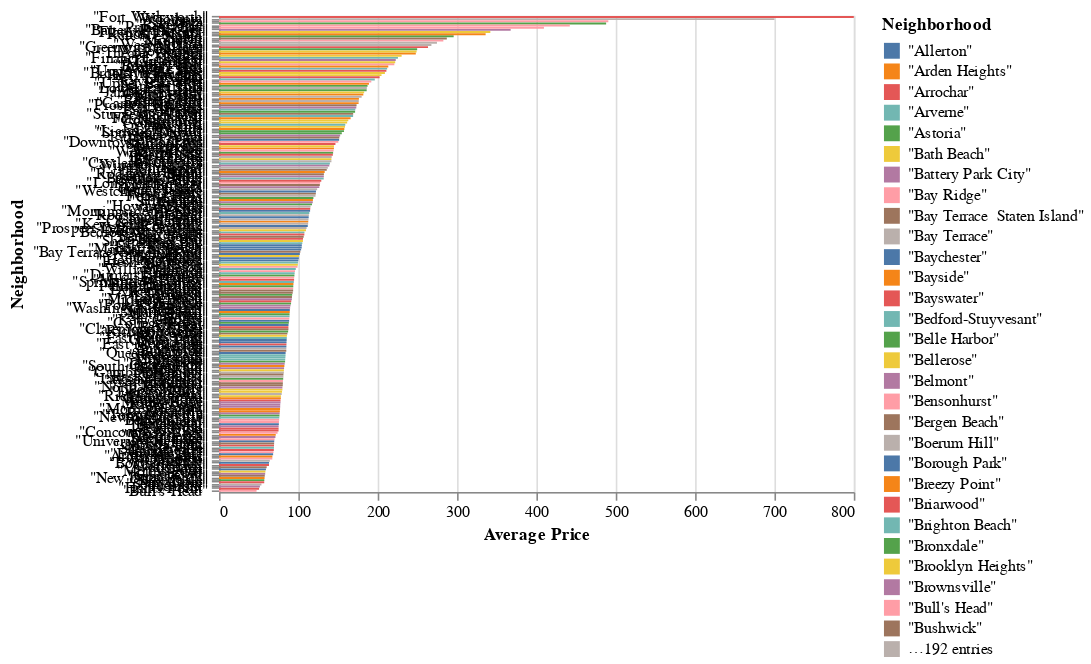

The notebook cell saved with this chart:
### Code cell
avg_price_graph = alt.Chart(average_price_in_neighborhood).mark_bar().encode(x='Average Price', y=alt.X('Neighborhood', sort=alt.EncodingSortField(field="Average Price", order='descending')), color='Neighborhood', tooltip='Neighborhood')
avg_price_graph.save('graphs/average_price_in_neighborhood.html')
avg_price_graph

### Figure 1 — Vega-Lite specification as saved in the notebook (floating-point values rounded to 4 significant figures; data arrays with more than 128 entries replaced by an {"elided": "..."} marker saying what was removed)
{"$schema": "https://vega.github.io/schema/vega-lite/v3.4.0.json", "config": {"mark": {"tooltip": null}, "view": {"height": 300, "width": 400}}, "data": {"name": "data-aad11b6e9883e9114c6ae6ddb28fc3d6"}, "datasets": {"data-aad11b6e9883e9114c6ae6ddb28fc3d6": {"elided": "221 records"}}, "encoding": {"color": {"field": "Neighborhood", "type": "nominal"}, "tooltip": {"field": "Neighborhood", "type": "nominal"}, "x": {"field": "Average Price", "type": "quantitative"}, "y": {"field": "Neighborhood", "sort": {"field": "Average Price", "order": "descending"}, "type": "nominal"}}, "mark": "bar"}
